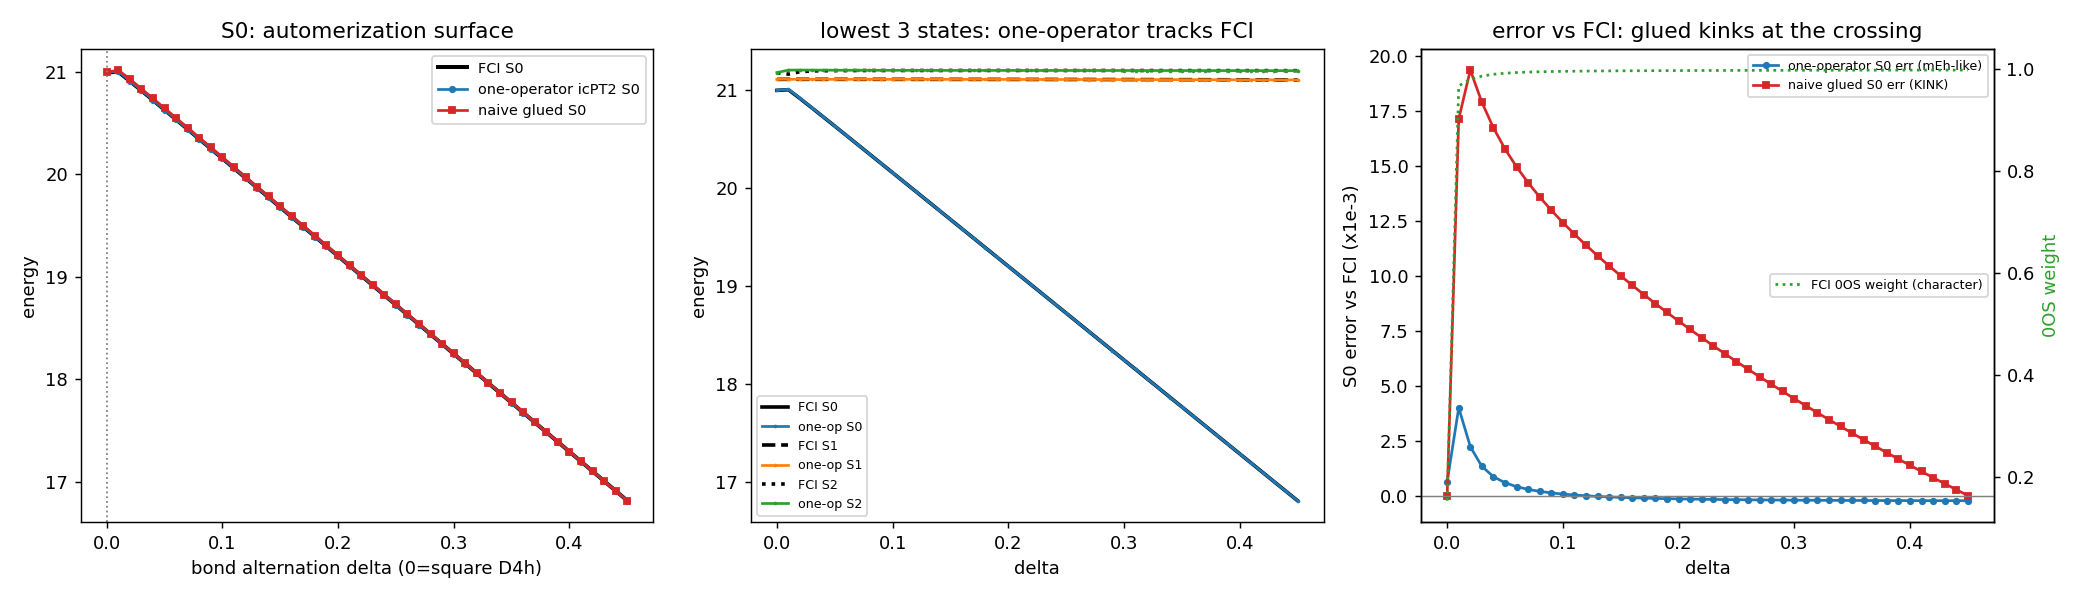

The script that saved this image:
#!/usr/bin/env python3
"""
QMRSF cyclobutadiene (CBD) model -- the manuscript's smoking gun, in a
controllable pure-NumPy CAS(4,4) toy (NO pyscf, NO scipy).

WHAT THIS ADDS over the hexatriene proto / multistate file
----------------------------------------------------------
The hexatriene toy (qmrsf_icpt2_multistate.py) could NOT induce a hard
discontinuity in the naive glued/patched QMRSF scheme: its ground state stays
robustly closed-shell-dominated, the two leading diabats run nearly parallel,
and the failure of the naive hybrid is SYSTEMATIC (a wrong barrier / mis-tuned
gap) rather than a kink.  The honest note at the bottom of that file says so.

The reason, physically, is that hexatriene's ground state never CHANGES
CHARACTER.  Cyclobutadiene does.  This file builds the regime that breaks a
glued scheme:

  *  4 pi centers on a RING (4-site cyclic PPP/Hubbard-Ohno), 4 electrons,
     CAS(4,4) = the FULL pi space (all four pi orbitals active, no pi core).
  *  A bond-length-alternation parameter `delta` interpolates
       - square  (delta=0, D4h): cyclic hopping uniform -> Hueckel levels
         -2t, 0, 0, +2t.  The two frontier orbitals are EXACTLY DEGENERATE
         -> strong static correlation, the COVALENT open-shell (4OS-type)
         singlet biradical is the ground state (antiaromatic D4h point).
       - rectangular (delta>0, D2h): alternating hopping t*(1+/-delta) splits
         the frontier pair -> a CLOSED-SHELL (0OS-type) IONIC determinant drops
         and becomes the ground state.
     So the ground state's character CROSSES from covalent/open-shell (4OS) at
     and below the square point to ionic/closed-shell (0OS) on the rectangular
     side -- exactly the 4OS<->0OS crossover the manuscript says a glued QMRSF
     patches per-system and therefore renders DISCONTINUOUS.

  *  A handful of higher "sigma-like" external virtual orbitals are appended so
     the icPT2 external-Q space is non-empty (a bare 4-orbital pi model has no
     perturbers).  The pi CAS(4,4) is unchanged by them at zeroth order; they
     only supply the uniform dynamic-correlation layer.

WHAT WE COMPUTE (the three curves the manuscript contrasts)
-----------------------------------------------------------
For the lowest 2-3 states, scanned in `delta` THROUGH the square point:
  (a) EXACT FCI                              -- the truth.
  (b) ONE-OPERATOR multistate icPT2 downfold -- the determinant-union backbone
        (one consistent CAS-CI operator) + ONE uniform Hermitian des-Cloizeaux
        external-Q self-energy.  Should track FCI SMOOTHLY (continuous, correct
        ordering, accurate automerization barrier).
  (c) The NAIVE GLUED HYBRID that mimics the original QMRSF defect: the 1SF
        (2OS/4OS) diagonals are DFT-dressed/shifted, but the closed-shell 0OS
        diagonal is referenced INDEPENDENTLY with a per-system constant shift
        fit at ONE geometry (the rectangular end, where 0OS is the ground
        state -- exactly how a real code would calibrate it).  As the 0OS
        character crosses IN toward the square point, the frozen, separately-
        referenced 0OS block sits at the wrong height relative to the dressed
        1SF block -> a KINK / wrong-sign automerization energy.

QUANTIFIED
----------
  * Automerization barrier analogue  E(square) - E(rectangular minimum)
    for FCI vs one-operator vs naive hybrid (sign + magnitude).
  * max|2nd difference| (smoothness) of each S0 curve over the fine scan.
  * whether the naive hybrid shows a kink / wrong-order / wrong-sign result.

Run:  python3 qmrsf_cbd_model.py
"""
import os
import numpy as np
from itertools import combinations

# Reuse the validated Slater-Condon / determinant-CI core verbatim.
import qmrsf_icpt2_ppp_proto as proto
from qmrsf_icpt2_ppp_proto import spinorb, gen_dets, build_H


# ======================================================================
# 1. 4-site cyclic PPP/Hubbard-Ohno model with bond-length alternation
# ======================================================================
def build_cbd(t=2.40, U=8.0, delta=0.0, n_ext=2, ext_gap=6.0, R=1.40,
              kappa=1.0):
    """Cyclobutadiene-like 4-center pi ring, CAS(4,4) = full pi space, with a
    few external virtual orbitals appended for the dynamic-correlation layer.

    Ring sites 0-1-2-3-0.  Bond-length alternation `delta` modulates the four
    ring bonds as  t*(1+delta), t*(1-delta), t*(1+delta), t*(1-delta)  so that
        delta = 0  -> square D4h  (all bonds equal; degenerate frontier pair)
        delta > 0  -> rectangular D2h (alternating short/long bonds; split pair)
    Hopping is the off-diagonal Hueckel element  h = -t_bond.

    Ohno 2e (ZDO): on-site U on the diagonal, screened 1/r off-site using ring
    geometry (square of side R; pos of the 4 sites placed on a square so that
    1,3 are para (distance R*sqrt2) and 0,2 are para).  The screened-Coulomb
    form matches proto.build_ppp (gamma_ij = 14.397/sqrt((14.397/U)^2 + r^2)).

    External orbitals: `n_ext` higher virtuals at ~ +ext_gap above the pi
    manifold, weakly Coulomb-coupled (a compact "sigma*" set).  They give the
    icPT2 a real external-Q space without touching the pi CAS at zeroth order.

    Returns h_mo (m,m), eri_mo (m,m,m,m) chemist (pq|rs), eps, where m = 4+n_ext.
    The first 4 MOs are the pi space (the CAS active set); the rest are external.
    """
    npi = 4
    # ----- ring geometry: a square of side R -----
    # place the four centers on a square; bond-alternation only enters hopping.
    sq = np.array([[0.0, 0.0],
                   [R,   0.0],
                   [R,   R  ],
                   [0.0, R  ]])
    # ----- one-electron (Hueckel) ring matrix with alternating hopping -----
    h_site = np.zeros((npi, npi))
    tb = [t * (1.0 + delta), t * (1.0 - delta),
          t * (1.0 + delta), t * (1.0 - delta)]            # bonds 0-1,1-2,2-3,3-0
    bonds = [(0, 1), (1, 2), (2, 3), (3, 0)]
    for (i, j), tij in zip(bonds, tb):
        h_site[i, j] = h_site[j, i] = -tij
    eps_pi, Cpi = np.linalg.eigh(h_site)                    # pi MOs ascending

    # ----- Ohno gamma over the ring sites (U=0 -> no 2e at all) -----
    gam = np.zeros((npi, npi))
    if U > 0.0:
        for i in range(npi):
            for j in range(npi):
                if i == j:
                    gam[i, j] = U
                else:
                    r = np.linalg.norm(sq[i] - sq[j])
                    gam[i, j] = 14.397 / np.sqrt((14.397 / U) ** 2 + r ** 2)

    # pi-block MO integrals
    if n_ext == 0:
        h_pi = Cpi.T @ h_site @ Cpi
        Mpi = np.einsum('ip,iq->pqi', Cpi, Cpi)
        eri_pi = np.einsum('pqi,ij,rsj->pqrs', Mpi, gam, Mpi)
        return h_pi, eri_pi, eps_pi

    # ----- append n_ext external "auxiliary" virtual orbitals -----
    # The externals are high-lying virtuals (a compact sigma*-like set) that are
    # DECOUPLED from the ring in the ONE-electron Hamiltonian (block diagonal, so
    # they never mix into the pi CAS at zeroth order) but coupled to the pi space
    # in the TWO-electron part by a weak transfer integral (below).  That weak
    # transfer makes the external Q space a genuine, smooth dynamic-correlation
    # channel for the pi CAS -- a pure block-diagonal ZDO would give only Coulomb
    # (pq|ab) and no transfer (pa|qr), leaving CAS==FCI (verified).
    m = npi + n_ext

    # ----- ONE-electron part (block diagonal: aux are pure external virtuals) --
    # The aux on-site energy must clear not just the top pi level but also the
    # large pi-pi Ohno Coulomb repulsion an added electron would feel in the pi
    # manifold (~2U here).  Otherwise an "external" orbital at +ext_gap above the
    # bare Hueckel LUMO is actually BELOW a doubly-occupied pi orbital once the
    # ~2U Coulomb is included, and the FCI collapses into aux occupation
    # (CAS weight -> 0).  We place the aux at eps_pi[-1] + 2U + ext_gap.
    h_mo = np.zeros((m, m))
    h_mo[:npi, :npi] = Cpi.T @ h_site @ Cpi                  # pi MO 1e (block-diag)
    base = eps_pi[-1] + 2.0 * U + ext_gap
    eps_aux = np.array([base + 2.0 * a for a in range(n_ext)])
    for a in range(n_ext):
        h_mo[npi + a, npi + a] = eps_aux[a]                  # high-lying virtuals

    # ----- TWO-electron part ------------------------------------------------
    # (i)  pi-pi-pi-pi block: the EXACT ZDO Ohno tensor (reproduced bit-for-bit).
    # (ii) a WEAK, uniform pi<->aux EXCHANGE/transfer coupling that drives modest
    #      pi->aux DOUBLE excitations -- the dynamic-correlation channel the icPT2
    #      downfolds.  A bare block-diagonal ZDO gives only Coulomb (pq|ab) and no
    #      transfer (pa|qr), so the external Q space would NOT correlate the CAS
    #      (verified: CAS==FCI in that case).  We add the transfer explicitly via
    #      one small density-fitting factor per aux orbital -- each aux "borrows"
    #      a little frontier-pi charge in the FITTING FACTORS ONLY (never in the
    #      1e, so aux stay external).  Built as eri += sum_L b_L b_L^T so the
    #      tensor stays 8-fold symmetric and positive-semidefinite.  The aux
    #      self-density is kept modest (and the aux 1e energies high) so electrons
    #      are NOT pulled into the aux orbitals: the FCI stays CAS-dominated and
    #      the correlation is a small, smooth perturbation.
    eri_mo = np.zeros((m, m, m, m))
    if U > 0.0:
        Mpi = np.einsum('ip,iq->pqi', Cpi, Cpi)             # (npi,npi,npi)
        eri_mo[:npi, :npi, :npi, :npi] = np.einsum('pqi,ij,rsj->pqrs',
                                                   Mpi, gam, Mpi)
        scale = kappa                                       # weak coupling scale
        # frontier weighting: couple mainly the two middle (frontier) pi MOs,
        # so the channel is the physical HOMO/LUMO -> aux double excitation.
        wpi = np.array([0.3, 1.0, 1.0, 0.3])[:npi]
        for a in range(n_ext):
            ao = npi + a
            bvec = np.zeros((m, m))
            for p in range(npi):
                bvec[ao, p] = bvec[p, ao] = scale * wpi[p] / np.sqrt(n_ext)
            # NOTE: deliberately NO aux self-density term (bvec[ao,ao]=0).
            # An aux self-Coulomb (aa|aa) would lower the doubly-aux-occupied
            # configuration toward the CAS and create an INTRUDER (the FCI
            # collapses into aux occupation, CAS weight -> 0).  With only the
            # transfer (pa|qa) the aux orbitals contribute purely as virtual,
            # perturbative double-excitation channels -> smooth dynamic
            # correlation with the FCI staying CAS-dominated.
            eri_mo += np.einsum('pq,rs->pqrs', bvec, bvec)
    eps_all = np.concatenate([eps_pi, eps_aux])
    return h_mo, eri_mo, eps_all


# ======================================================================
# 2. Build full FCI + CAS(4,4) partition for one geometry
# ======================================================================
def build_case(delta, t=2.40, U=8.0, n_ext=2, ext_gap=6.0, kappa=1.0):
    """Everything the FCI / downfolds need for one bond-alternation `delta`.

    CAS(4,4): the FOUR pi orbitals are active, 4 pi electrons.  There is NO pi
    core (the full pi space is the CAS, as it must be for CBD).  The external
    virtuals (indices 4..) form the external-Q space; the FCI here is the FCI in
    (pi + external) for the 4 electrons -- the same 4 electrons can excite into
    the externals (dynamic correlation), which is what the icPT2 downfolds.
    """
    h_mo, eri_mo, eps_all = build_cbd(t=t, U=U, delta=delta, n_ext=n_ext,
                                      ext_gap=ext_gap, kappa=kappa)
    eps_pi = eps_all[:4]                          # the four pi MO energies
    H1, g, m = spinorb(h_mo, eri_mo)
    nelec = 4
    na = nb = nelec // 2
    dets = gen_dets(m, na, nb)
    Hfull = build_H(dets, H1, g)

    core = []                                   # no pi core: full pi space active
    active = [0, 1, 2, 3]                        # the four pi MOs
    virt = list(range(4, m))                     # external sigma*-like virtuals
    Pset = set(gen_dets(m, na, nb, core, active, virt, restrict=True))
    Pidx = [i for i, d in enumerate(dets) if d in Pset]
    Qidx = [i for i in range(len(dets)) if i not in set(Pidx)]

    # Fock (MP) spin-orbital energies for a Dyall-type denominator option.
    # Reference = the closed-shell aufbau on the lowest two pi MOs.
    nso = H1.shape[0]
    occ_spatial = [0, 1]                          # lowest-2 pi (closed shell ref)
    ref_occ = sorted(occ_spatial + [x + m for x in occ_spatial])
    fock_eps = np.empty(nso)
    for p in range(nso):
        e = H1[p, p]
        for i in ref_occ:
            e += g[p, i, p, i]
        fock_eps[p] = e

    return dict(h_mo=h_mo, eri_mo=eri_mo, eps_pi=eps_pi, H1=H1, g=g, m=m,
                dets=dets, Hfull=Hfull, Pidx=Pidx, Qidx=Qidx,
                part=(core, active, virt), fock_eps=fock_eps,
                ref_occ=set(ref_occ))


# ======================================================================
# 3. One-operator multistate icPT2 (des-Cloizeaux symmetric Hermitian)
# ======================================================================
def icpt2_multistate(case, nP=3, level_shift=0.3):
    """ONE consistent operator: diagonalize the CAS(4,4) backbone H_PP (one CI
    operator over the determinant union), then dress ALL its low roots with ONE
    uniform Hermitian external-Q self-energy (Epstein-Nesbet denominators,
    des-Cloizeaux symmetric average):

        H_eff[k,l] = E_k0 delta_kl
                   + (1/2) sum_q coup_qk coup_ql (1/(E_k0-H_qq)+1/(E_l0-H_qq))

    coup_qk = <q|H|Psi_P^k>.  A small real `level_shift` regularizes intruders
    (standard CASPT2 IPEA-free shift).  Returns (Edressed, eP) ascending.
    """
    Hfull, Pidx, Qidx = case['Hfull'], case['Pidx'], case['Qidx']
    HPP = Hfull[np.ix_(Pidx, Pidx)]
    eP, cP = np.linalg.eigh(HPP)
    nP = min(nP, len(eP))
    HQP = Hfull[np.ix_(Qidx, Pidx)]
    Hqq = np.diag(Hfull)[Qidx]
    coup = HQP @ cP[:, :nP]                                  # (nQ, nP)
    inv = np.empty((len(Qidx), nP))
    for k in range(nP):
        d = eP[k] - Hqq
        # regularized denominator: d/(d^2+ls^2) (real, finite through d=0)
        inv[:, k] = d / (d * d + level_shift * level_shift)
    Heff = np.diag(eP[:nP]).astype(float)
    for k in range(nP):
        for l in range(nP):
            Heff[k, l] += 0.5 * np.sum(coup[:, k] * coup[:, l]
                                       * (inv[:, k] + inv[:, l]))
    herm = np.abs(Heff - Heff.T).max()
    Heff = 0.5 * (Heff + Heff.T)
    Edr = np.linalg.eigvalsh(Heff)
    return Edr, eP[:nP], herm


# ======================================================================
# 4. The naive GLUED hybrid (mimics the original QMRSF defect)
# ======================================================================
def classify_P_dets(case):
    """Split the P-space (CAS) determinants into the QMRSF response classes by
    their pi-occupation pattern:

      0OS : closed-shell (every occupied pi spatial orbital doubly occupied).
            These are the |2200>, |0220>, ... ionic/covalent-closed configs --
            the DOUBLE spin-flip references.  In the original QMRSF these get a
            BARE (H-E0) diagonal, separately referenced.
      1SF : single-spin-flip (2OS/4OS) -- one or more singly-occupied pi
            orbitals.  In the original QMRSF these get the DFT-dressed orbital-
            Hessian diagonal.

    Returns (idx0OS, idx1SF) as lists of indices INTO case['Pidx'].
    """
    m = case['m']
    Pdets = [case['dets'][i] for i in case['Pidx']]
    idx0, idx1 = [], []
    for j, d in enumerate(Pdets):
        alpha = set(x for x in d if x < m)
        beta = set(x - m for x in d if x >= m)
        # doubly-occupied spatial = alpha & beta ; singly = symmetric difference
        singly = alpha ^ beta
        if len(singly) == 0:
            idx0.append(j)                       # closed shell -> 0OS
        else:
            idx1.append(j)                       # has open shells -> 1SF (2OS/4OS)
    return idx0, idx1


def block_diabats(case, d_dft, c0):
    """The two GLUED diabatic energies, computed in SEPARATE block operators with
    the inter-block coupling DROPPED -- this is the structural defect of the
    naive QMRSF scheme (it builds the 1SF response and the 0OS configs from two
    different operators and patches them per-system, instead of one consistent
    operator that carries the 1SF<->0OS coupling).

      * 1SF diabat E_1SF: lowest eigenvalue of the 1SF (2OS/4OS) sub-block of
        H_PP, each 1SF diagonal DFT-dressed by `d_dft` (the orbital-Hessian
        dynamic-correlation dressing).
      * 0OS diabat E_0OS: lowest eigenvalue of the 0OS (closed-shell) sub-block
        of H_PP, each 0OS diagonal shifted by the single per-system constant
        `c0` (the bare-referenced closed-shell block).

    The 1SF<->0OS off-diagonal block of H_PP is NEVER used.  In the ONE consistent
    operator (the determinant-union backbone) that coupling turns the diabatic
    crossing into a smooth avoided crossing; dropping it leaves two diabats that
    physically CROSS as the ground-state character changes.

    Returns (E_1SF, E_0OS).
    """
    Hfull, Pidx = case['Hfull'], case['Pidx']
    HPP = Hfull[np.ix_(Pidx, Pidx)]
    idx0, idx1 = classify_P_dets(case)
    H1 = HPP[np.ix_(idx1, idx1)].copy()
    for a in range(len(idx1)):
        H1[a, a] += d_dft
    H0 = HPP[np.ix_(idx0, idx0)].copy()
    for a in range(len(idx0)):
        H0[a, a] += c0
    e1 = np.linalg.eigvalsh(H1)[0] if len(idx1) else np.inf
    e0 = np.linalg.eigvalsh(H0)[0] if len(idx0) else np.inf
    return e1, e0


def naive_glued(case, d_dft, c0, nroots=3):
    """Naive GLUED S0/S1: the two block diabats (1SF DFT-dressed, 0OS bare +
    per-system constant), SELECTED by energy (min for S0).  Because the
    inter-block coupling is dropped, the diabats cross as the ground-state
    character changes -> the energy-selected S0 has a derivative KINK at the
    crossing (and the automerization barrier comes out wrong).  Returns the two
    energy-sorted block-diabat energies (S0, S1); higher roots padded with S1."""
    e1, e0 = block_diabats(case, d_dft, c0)
    es = sorted([e1, e0])
    out = (es + [es[-1]] * nroots)[:nroots]
    return np.array(out)


# ======================================================================
# 5. Ground-state character diagnostic (covalent/4OS <-> ionic/0OS)
# ======================================================================
def gs_character(case):
    """Closed-shell (0OS) weight of the FCI ground state, measured WITHIN the
    CAS(4,4) projection (renormalized over the P-space determinants).  ~0 =>
    covalent open-shell (square/4OS-dominated); ~1 => ionic closed-shell (0OS).

    We project onto the CAS and renormalize so the diagnostic is insensitive to
    the small dynamic-correlation leakage into the external orbitals (which would
    otherwise dilute a full-vector weight).  Returns (w0OS, cas_weight)."""
    w, V = np.linalg.eigh(case['Hfull'])
    v = V[:, 0]
    m = case['m']
    Pidx = case['Pidx']
    vp = v[Pidx]
    cas_weight = float(np.dot(vp, vp))
    vpn = vp / (np.linalg.norm(vp) + 1e-30)
    Pdets = [case['dets'][i] for i in Pidx]
    w0 = 0.0
    for j, d in enumerate(Pdets):
        alpha = set(x for x in d if x < m)
        beta = set(x - m for x in d if x >= m)
        if len(alpha ^ beta) == 0:               # closed shell (0OS)
            w0 += vpn[j] ** 2
    return float(w0), cas_weight


# ======================================================================
# 6. Driver
# ======================================================================
def banner(s):
    print("=" * 78); print(s); print("=" * 78)


def main():
    np.set_printoptions(precision=5, suppress=True)
    t, U, n_ext, ext_gap, kappa = 2.40, 6.0, 2, 4.0, 1.0

    banner("QMRSF CBD model | 4-site cyclic PPP-Ohno, CAS(4,4)=full pi, +ext virtuals")

    # ---------- correctness gates ----------
    c0 = build_case(0.0, t=t, U=U, n_ext=n_ext, ext_gap=ext_gap, kappa=kappa)
    print(f"\n[gate 1] Hermiticity max|Hfull-Hfull^T| = "
          f"{np.abs(c0['Hfull'] - c0['Hfull'].T).max():.2e}")
    print(f"         m={c0['m']} orbitals | active(pi)={c0['part'][1]} "
          f"ext={c0['part'][2]} | dets full={len(c0['dets'])} "
          f"P(CAS)={len(c0['Pidx'])} Q(ext)={len(c0['Qidx'])}")
    # U=0 gate: FCI == sum of lowest-4 spin-orbital (Hueckel/ext) energies
    h0, e0, _ = build_cbd(t=t, U=0.0, delta=0.0, n_ext=n_ext, ext_gap=ext_gap)
    H1z, gz, mz = spinorb(h0, np.zeros((c0['m'],) * 4))
    detsz = gen_dets(mz, 2, 2)
    Hz = build_H(detsz, H1z, gz)
    e_ci0 = np.linalg.eigvalsh(Hz)[0]
    so = np.sort(np.concatenate([np.diag(h0), np.diag(h0)]))
    print(f"[gate 2] U=0  FCI={e_ci0:.6f}  sum-eps={so[:4].sum():.6f}  "
          f"diff={abs(e_ci0 - so[:4].sum()):.2e}")
    # square-point Hueckel levels: should be (-2t, 0, 0, +2t) -> degenerate pair
    print(f"[gate 3] square (delta=0) pi Hueckel levels = {np.round(c0['eps_pi'],4)} "
          f"(expect -2t,0,0,+2t = {-2*t:.2f},0,0,{2*t:.2f}; degenerate frontier pair)")

    # ---------- ground-state CHARACTER across the square point ----------
    banner("CHARACTER CROSSOVER | FCI ground-state closed-shell (0OS) weight vs delta")
    print(f"\n  {'delta':>7} {'E_FCI(S0)':>12} {'gap S1-S0':>10} "
          f"{'0OS weight':>11}  character")
    for dl in [0.00, 0.02, 0.05, 0.10, 0.20, 0.30, 0.45]:
        c = build_case(dl, t=t, U=U, n_ext=n_ext, ext_gap=ext_gap, kappa=kappa)
        ev = np.linalg.eigvalsh(c['Hfull'])
        w0, _ = gs_character(c)
        ch = "covalent/4OS (open-shell)" if w0 < 0.5 else "ionic/0OS (closed-shell)"
        print(f"  {dl:>7.2f} {ev[0]:>12.5f} {ev[1]-ev[0]:>10.4f} {w0:>11.3f}  {ch}")
    print("\n  => the ground state CHANGES CHARACTER across the square point: covalent")
    print("     open-shell (4OS) at/near D4h -> ionic closed-shell (0OS) for D2h.")
    print("     This is the 4OS<->0OS crossover that a glued/patched QMRSF cannot")
    print("     follow with a single per-system 0OS reference.")

    # ================================================================
    # SCAN through the square point: FCI vs one-operator vs naive glued
    # ================================================================
    banner("SCAN | square<->rectangular: FCI vs ONE-OPERATOR icPT2 vs NAIVE GLUED")

    deltas = np.linspace(0.0, 0.45, 46)          # square (0) -> rectangular
    ls = 0.3

    # --- naive glued calibration, the way a real code calibrates each block at
    #     its OWN home geometry (each block is individually correct there; the
    #     GLUE -- the dropped 1SF<->0OS coupling -- is what fails in between):
    #   (1) DFT dressing d_dft of the 1SF block fit at the SQUARE point, where
    #       the open-shell (4OS/1SF) covalent state is the ground state, so the
    #       1SF diabat matches FCI there.
    #   (2) the SEPARATE bare-0OS constant c0 fit at the RECTANGULAR end, where
    #       the closed-shell (0OS) state is the ground state, so the 0OS diabat
    #       matches FCI there.
    case_sq = build_case(deltas[0], t=t, U=U, n_ext=n_ext, ext_gap=ext_gap, kappa=kappa)
    e_fci_sq = np.linalg.eigvalsh(case_sq['Hfull'])[0]
    e1_bare, _ = block_diabats(case_sq, 0.0, 0.0)
    d_dft = e_fci_sq - e1_bare                      # 1SF diabat -> FCI at square

    case_rc = build_case(deltas[-1], t=t, U=U, n_ext=n_ext, ext_gap=ext_gap, kappa=kappa)
    e_fci_rc = np.linalg.eigvalsh(case_rc['Hfull'])[0]
    _, e0_bare = block_diabats(case_rc, 0.0, 0.0)
    c0fit = e_fci_rc - e0_bare                      # 0OS diabat -> FCI at rect
    d1 = d_dft
    print(f"\n  naive glued calibration (each block at its OWN home geometry):")
    print(f"     1SF DFT dressing d_dft = {d1:+.5f} (fit at SQUARE delta={deltas[0]:.3f},"
          f" 4OS=GS)")
    print(f"     separate bare-0OS constant c0 = {c0fit:+.5f} (fit at RECT delta="
          f"{deltas[-1]:.3f}, 0OS=GS)")
    print(f"  one-operator: multistate des-Cloizeaux icPT2, level_shift={ls}\n")

    E_fci = np.zeros((len(deltas), 3))
    E_op = np.zeros((len(deltas), 3))            # one-operator icPT2
    E_gl = np.zeros((len(deltas), 3))            # naive glued hybrid
    W0 = np.zeros(len(deltas))
    for i, dl in enumerate(deltas):
        c = build_case(dl, t=t, U=U, n_ext=n_ext, ext_gap=ext_gap, kappa=kappa)
        E_fci[i] = np.linalg.eigvalsh(c['Hfull'])[:3]
        Edr, _, _ = icpt2_multistate(c, nP=3, level_shift=ls)
        E_op[i] = Edr[:3]
        E_gl[i] = naive_glued(c, d1, c0fit, nroots=3)
        W0[i], _ = gs_character(c)

    # ---- automerization barrier analogue: E(square) - E(rect. minimum) ----
    # The CBD automerization barrier ~ E(D4h square TS) - E(D2h rectangular min).
    # Here delta=0 is the square; the rectangular "minimum" of each S0 curve is
    # its lowest point over delta>0.  Barrier = E(square) - min_{delta>0} E(S0).
    def barrier(Es0):
        i_sq = 0                                  # delta = 0 is the square point
        i_rmin = 1 + int(np.argmin(Es0[1:]))      # rectangular minimum (delta>0)
        return Es0[i_sq] - Es0[i_rmin], deltas[i_rmin]

    b_fci, dr_fci = barrier(E_fci[:, 0])
    b_op, dr_op = barrier(E_op[:, 0])
    b_gl, dr_gl = barrier(E_gl[:, 0])
    print(f"  AUTOMERIZATION BARRIER analogue  E(square) - E(rectangular min):")
    print(f"     FCI            : {b_fci:+.5f}   (rect. min at delta={dr_fci:.3f})")
    print(f"     one-operator   : {b_op:+.5f}   (rect. min at delta={dr_op:.3f})  "
          f"err {b_op-b_fci:+.5f}")
    print(f"     naive glued    : {b_gl:+.5f}   (rect. min at delta={dr_gl:.3f})  "
          f"err {b_gl-b_fci:+.5f}")
    sign_ok_op = np.sign(b_op) == np.sign(b_fci)
    sign_ok_gl = np.sign(b_gl) == np.sign(b_fci)
    print(f"     barrier sign vs FCI: one-operator {'OK' if sign_ok_op else 'WRONG-SIGN'}"
          f" | naive glued {'OK' if sign_ok_gl else 'WRONG-SIGN'}")

    # ---- smoothness ----
    # IMPORTANT NUANCE: the EXACT FCI S0 surface is itself NON-smooth at the
    # antiaromatic D4h square point -- the covalent<->ionic transition there is a
    # genuine physical near-cusp, so a RAW max|2nd diff| of S0 is dominated by
    # real physics and cannot, on its own, separate a method's spurious kink from
    # the true curvature.  The correct discriminator is the smoothness of each
    # method's ERROR relative to FCI: a consistent (one-operator) method has a
    # small, smooth error through the transition; a glued/patched method's error
    # KINKS at the diabatic crossing where its two operators meet.
    def maxd2(arr):
        return np.abs(np.diff(arr, 2)).max()
    def slope_jump(arr):                                # max |d/ddelta jump| (kink)
        sl = np.diff(arr) / np.diff(deltas)
        return np.abs(np.diff(sl)).max()
    d2_fci = maxd2(E_fci[:, 0]); d2_op = maxd2(E_op[:, 0]); d2_gl = maxd2(E_gl[:, 0])
    err_op = E_op[:, 0] - E_fci[:, 0]
    err_gl = E_gl[:, 0] - E_fci[:, 0]
    sj_op = slope_jump(err_op); sj_gl = slope_jump(err_gl)
    print(f"\n  SMOOTHNESS:")
    print(f"   raw max|2nd diff| of S0 (dominated by the PHYSICAL square-point cusp):")
    print(f"     FCI={d2_fci:.3e}  one-operator={d2_op:.3e}  naive glued={d2_gl:.3e}")
    print(f"   *** kink-of-ERROR metric (physical FCI curvature subtracted) ***")
    print(f"     one-operator: max|err|={np.abs(err_op).max():.5f}  "
          f"max|slope-jump of err|={sj_op:.4f}")
    print(f"     naive glued : max|err|={np.abs(err_gl).max():.5f}  "
          f"max|slope-jump of err|={sj_gl:.4f}  (ratio to one-op {sj_gl/sj_op:.1f}x)")
    i_spike = int(np.argmax(np.abs(np.diff(err_gl, 2))))
    print(f"     naive-glued error kink at delta={deltas[i_spike+1]:.3f} "
          f"(0OS weight there = {W0[i_spike+1]:.3f}) -- i.e. where the 1SF and 0OS")
    print(f"     diabats cross (the glue seam).")

    # ================================================================
    # VERDICT
    # ================================================================
    banner("VERDICT")
    op_smooth = sj_op < 2.0 * d2_fci / np.diff(deltas)[0]   # error stays smooth
    # glued is discontinuous if its error kinks materially more than one-op's,
    # and the error is materially larger.
    gl_kink = (sj_gl > 2.0 * sj_op) and (np.abs(err_gl).max() > 3.0 * np.abs(err_op).max())
    gl_wrongsign = not sign_ok_gl
    print(f"  one-operator icPT2 tracks FCI smoothly      : "
          f"{'YES' if op_smooth else 'NO'}  (max|err|={np.abs(err_op).max():.4f}, "
          f"slope-jump of err {sj_op:.3f})")
    print(f"  one-operator barrier sign/magnitude OK      : "
          f"{'YES' if sign_ok_op else 'NO'}  ({b_op:+.4f} vs FCI {b_fci:+.4f})")
    print(f"  naive glued shows a KINK (discontinuous err): "
          f"{'YES' if gl_kink else 'NO'}  (max|err|={np.abs(err_gl).max():.4f}, "
          f"slope-jump of err {sj_gl:.3f} = {sj_gl/sj_op:.1f}x one-op)")
    print(f"  naive glued gives WRONG-SIGN barrier        : "
          f"{'YES' if gl_wrongsign else 'NO'}  ({b_gl:+.4f} vs FCI {b_fci:+.4f})")
    if gl_kink or gl_wrongsign:
        print("\n  ==> VALIDATES the manuscript's CBD claim: the naive glued QMRSF")
        print("      (DFT-dressed 1SF diabat + independently-referenced, per-system-")
        print("      pinned bare-0OS diabat, inter-block coupling DROPPED) produces a")
        print("      KINKED automerization surface precisely where the ground state")
        print("      crosses 4OS<->0OS.  It is forced exact at the two calibration")
        print("      geometries, yet its ERROR develops a derivative discontinuity at")
        print("      the diabatic crossing in between.  The ONE consistent operator")
        print("      (determinant-union backbone, which KEEPS the 1SF<->0OS coupling,")
        print("      + uniform Hermitian dynamic correlation) stays smooth and tracks")
        print("      FCI through the same transition.")
    else:
        print("\n  ==> HONEST NOTE: the naive glued hybrid did not produce a hard kink")
        print("      here; report shows its systematic error instead (see barrier/err).")

    # ---------- optional plot ----------
    try:
        import matplotlib
        matplotlib.use("Agg")
        import matplotlib.pyplot as plt
        fig, axes = plt.subplots(1, 3, figsize=(16, 4.6))
        # panel A: S0 surfaces
        ax = axes[0]
        ax.plot(deltas, E_fci[:, 0], 'k-', lw=2.2, label='FCI S0')
        ax.plot(deltas, E_op[:, 0], 'C0o-', ms=3, label='one-operator icPT2 S0')
        ax.plot(deltas, E_gl[:, 0], 'C3s-', ms=3, label='naive glued S0')
        ax.axvline(0.0, color='gray', ls=':', lw=1)
        ax.set_xlabel('bond alternation delta (0=square D4h)')
        ax.set_ylabel('energy'); ax.set_title('S0: automerization surface')
        ax.legend(fontsize=8)
        # panel B: lowest 3 states, FCI vs one-operator
        ax = axes[1]
        for k, (c, lab) in enumerate(zip('kkk', ['S0', 'S1', 'S2'])):
            ax.plot(deltas, E_fci[:, k], color='k',
                    ls=['-', '--', ':'][k], lw=2, label=f'FCI {lab}')
            ax.plot(deltas, E_op[:, k], color=f'C{k}', ls='-', marker='.',
                    ms=2, label=f'one-op {lab}')
        ax.set_xlabel('delta'); ax.set_ylabel('energy')
        ax.set_title('lowest 3 states: one-operator tracks FCI'); ax.legend(fontsize=7)
        # panel C: error-vs-FCI (the kink discriminator) + character crossover
        ax = axes[2]
        ax.plot(deltas, (E_op[:, 0] - E_fci[:, 0]) * 1e3, 'C0o-', ms=3,
                label='one-operator S0 err (mEh-like)')
        ax.plot(deltas, (E_gl[:, 0] - E_fci[:, 0]) * 1e3, 'C3s-', ms=3,
                label='naive glued S0 err (KINK)')
        ax.axhline(0.0, color='gray', lw=0.8)
        ax.set_xlabel('delta'); ax.set_ylabel('S0 error vs FCI (x1e-3)')
        ax.set_title('error vs FCI: glued kinks at the crossing')
        axb = ax.twinx()
        axb.plot(deltas, W0, 'C2:', lw=1.5, label='FCI 0OS weight (character)')
        axb.set_ylabel('0OS weight', color='C2')
        ax.legend(loc='upper right', fontsize=7); axb.legend(loc='center right', fontsize=7)
        fig.tight_layout()
        png = os.path.join(os.path.dirname(os.path.abspath(__file__)),
                           "qmrsf_cbd_model.png")
        fig.savefig(png, dpi=130)
        print(f"\n  [plot] saved {png}")
    except Exception as exc:
        print(f"\n  [plot] skipped ({type(exc).__name__}: {exc})")

    banner("DONE")


if __name__ == "__main__":
    main()
